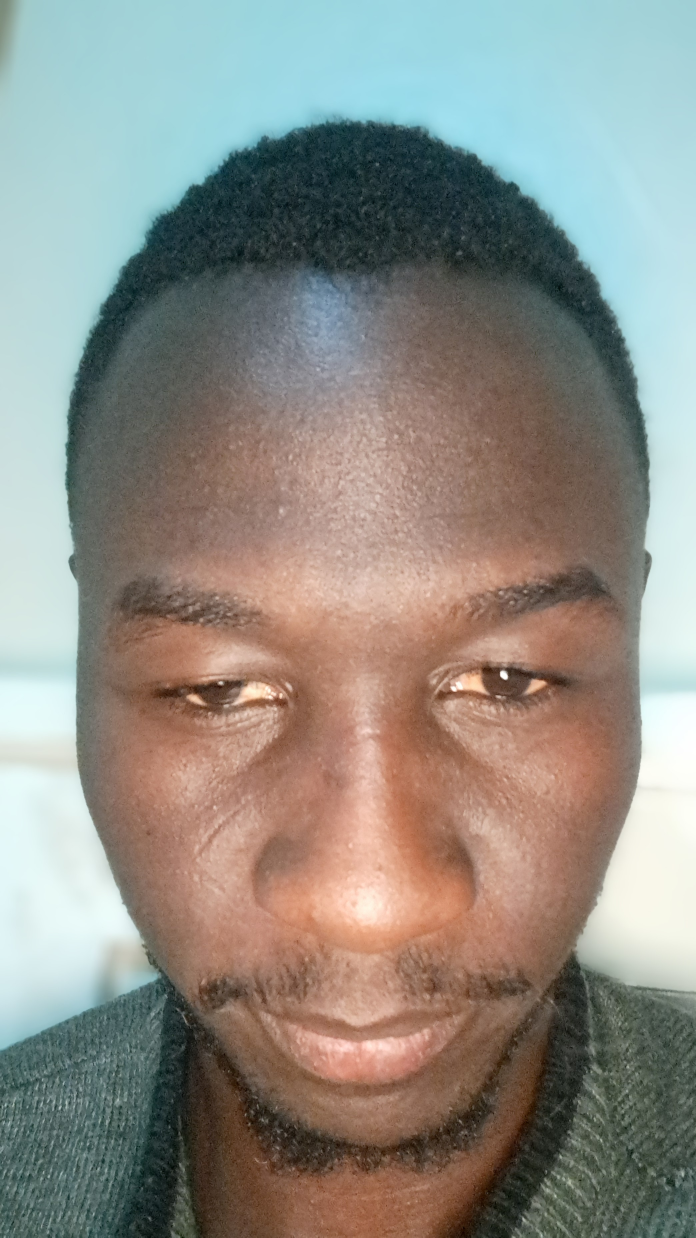
#> input picture Selfie & ID Data - Sample/1/archive_selfies/10_old.jpeg, 2088 x 3712 px (shown at 1/3 size)
$ python -i face_utils.py   (imports and definitions only)
#> lines starting #> are read from the running program, lines starting #| are printed output that depends on the picture
import io
from typing import Optional, Tuple

import cv2
import numpy as np
from PIL import Image

TARGET_SIZE = (128, 128)
HAAR_FRONTAL = cv2.data.haarcascades + "haarcascade_frontalface_default.xml"
HAAR_PROFILE = cv2.data.haarcascades + "haarcascade_profileface.xml"
HAAR_EYE = cv2.data.haarcascades + "haarcascade_eye.xml"


def load_image_from_bytes(image_bytes: bytes) -> np.ndarray:
    pil_img = Image.open(io.BytesIO(image_bytes)).convert("RGB")
    return cv2.cvtColor(np.array(pil_img), cv2.COLOR_RGB2GRAY)


def load_image_from_pil(pil_image: Image.Image) -> np.ndarray:
    return cv2.cvtColor(np.array(pil_image.convert("RGB")), cv2.COLOR_RGB2GRAY)


def detect_face(gray_image: np.ndarray) -> Optional[Tuple[int, int, int, int]]:
    for cascade_path in [HAAR_FRONTAL, HAAR_PROFILE]:
        cascade = cv2.CascadeClassifier(cascade_path)
        faces = cascade.detectMultiScale(
            gray_image, scaleFactor=1.1, minNeighbors=5, minSize=(30, 30)
        )
        if len(faces) > 0:
            return tuple(sorted(faces, key=lambda f: f[2] * f[3], reverse=True)[0])
    return None


# [23 lines left out: function detect_eyes_and_angle, not called in this run]


def crop_face(
    gray_image: np.ndarray, bbox: Tuple[int, int, int, int], padding: float = -0.08
) -> np.ndarray:
    x, y, w, h = bbox
    H, W = gray_image.shape
    # padding negatif itu maksudnya kita memotong ke dalam (inner crop)
    # Ini disebut "Inner-Face Cropping" untuk membuang background dan rambut, jadi yang nampak hanyalah alis mata, mata, hidung, dan mulut
    x1 = max(0, x - int(w * padding))
    y1 = max(0, y - int(h * padding))
    x2 = min(W, x + w + int(w * padding))
    y2 = min(H, y + h + int(h * padding))
    return gray_image[y1:y2, x1:x2]


def apply_gaussian_blur(image: np.ndarray, kernel_size: int = 3) -> np.ndarray:
    return cv2.GaussianBlur(image, (kernel_size, kernel_size), 0)


# [8 lines left out: function apply_elliptical_mask, not called in this run]


def preprocess_face(
    gray_image: np.ndarray,
    detect: bool = True,
    target_size: Tuple[int, int] = TARGET_SIZE,
    blur: bool = False,
    force_angle: Optional[float] = None,
    pre_bbox: Optional[Tuple[int, int, int, int]] = None,
) -> Tuple[np.ndarray, dict]:
    info = {
        "face_detected": False,
        "bbox": None,
        "eye_aligned": False,
        "angle_used": 0.0,
        "steps": {"original_gray": gray_image.copy()},
    }
    face_crop = gray_image

    if detect:
        bbox = pre_bbox if pre_bbox is not None else detect_face(gray_image)
        if bbox is not None:
            info["face_detected"] = True
            info["bbox"] = bbox
            face_crop = crop_face(gray_image, bbox)
            info["steps"]["crop"] = face_crop.copy()

    angle_to_use = force_angle if force_angle is not None else 0.0
    info["angle_used"] = angle_to_use

    if angle_to_use != 0.0:
        h, w = face_crop.shape[:2]
        center = (w // 2, h // 2)
        M = cv2.getRotationMatrix2D(center, angle_to_use, 1.0)
        face_crop = cv2.warpAffine(
            face_crop,
            M,
            (w, h),
            flags=cv2.INTER_LINEAR,
            borderMode=cv2.BORDER_REPLICATE,
        )
    info["steps"]["aligned"] = face_crop.copy()

    clahe = cv2.createCLAHE(clipLimit=1.5, tileGridSize=(16, 16))
    face_crop = clahe.apply(face_crop)
    info["steps"]["equalized"] = face_crop.copy()

    if blur:
        face_crop = apply_gaussian_blur(face_crop)

    resized = cv2.resize(face_crop, target_size, interpolation=cv2.INTER_AREA)
    info["steps"]["final"] = resized.copy()

    normalized = resized.astype(np.float64) / 255.0
    return normalized, info


# [11 lines left out: function draw_face_box, not called in this run]

>>> import cv2
>>> picture = cv2.imread('../../Selfie & ID Data - Sample/1/archive_selfies/10_old.jpeg', cv2.IMREAD_GRAYSCALE)
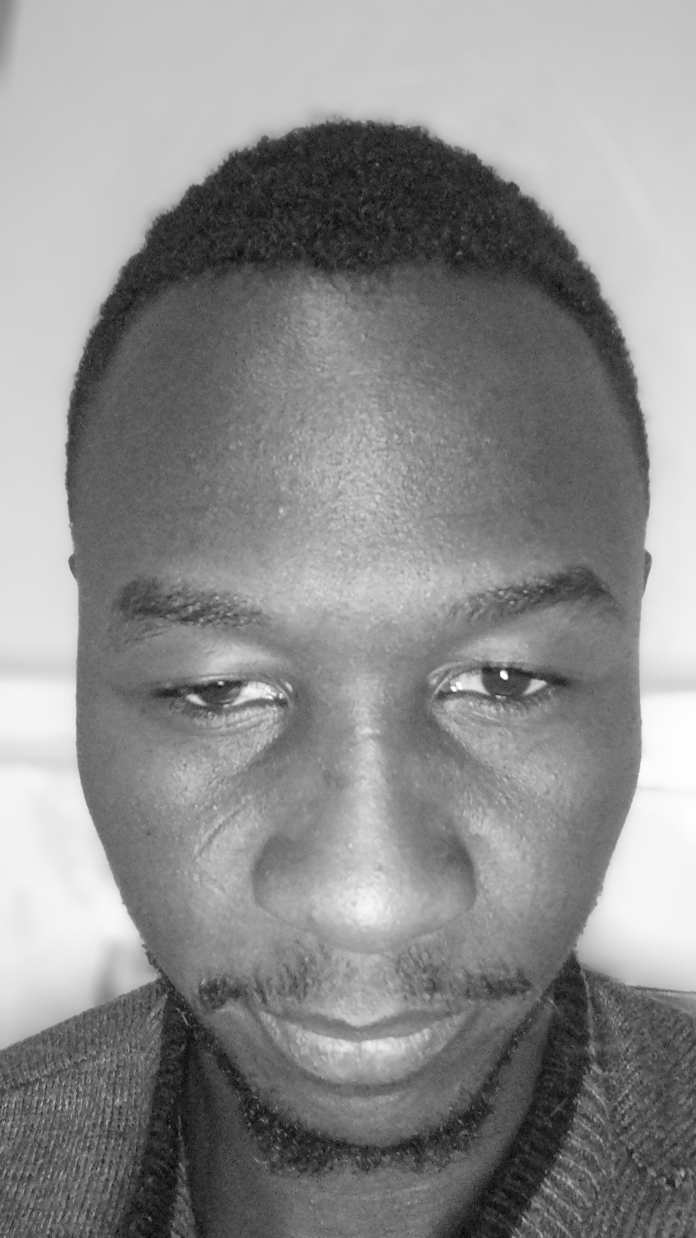
#> picture: shape (3712, 2088) (shown at 1/3 size); min 0, max 255, mean 140.6
>>> result = preprocess_face(picture)
#> in preprocess_face, `bbox = pre_bbox if pre_bbox is not None else detect_face(gray_image)`: bbox = (1232, 1524, 767, 767)
#> in crop_face, `x, y, w, h = bbox`: x = 1232; y = 1524; w = 767
#> in crop_face, `x1 = max(0, x - int(w * padding))`: x1 = 1293
#> in crop_face, `y1 = max(0, y - int(h * padding))`: y1 = 1585
#> in crop_face, `x2 = min(W, x + w + int(w * padding))`: x2 = 1938
#> in crop_face, `y2 = min(H, y + h + int(h * padding))`: y2 = 2230
#> in crop_face, `return gray_image[y1:y2, x1:x2]`:
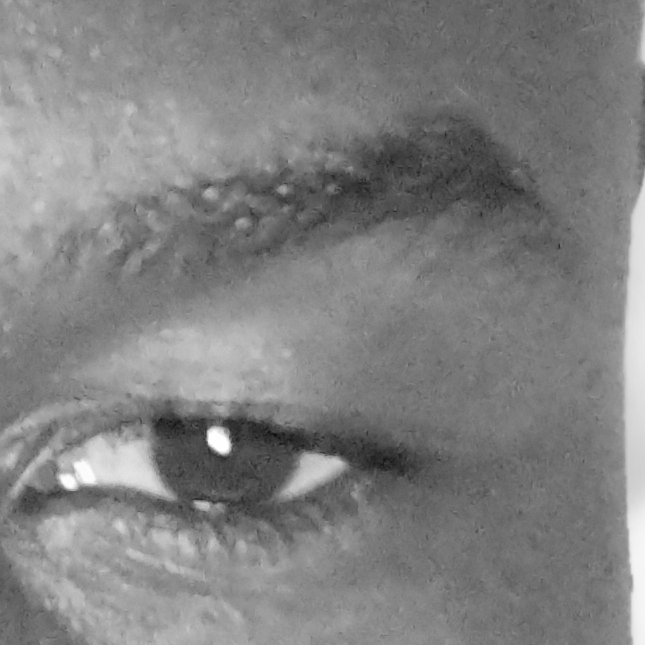
#> returned value: shape (645, 645); min 9, max 255, mean 128.6
#> in preprocess_face, `face_crop = clahe.apply(face_crop)`:
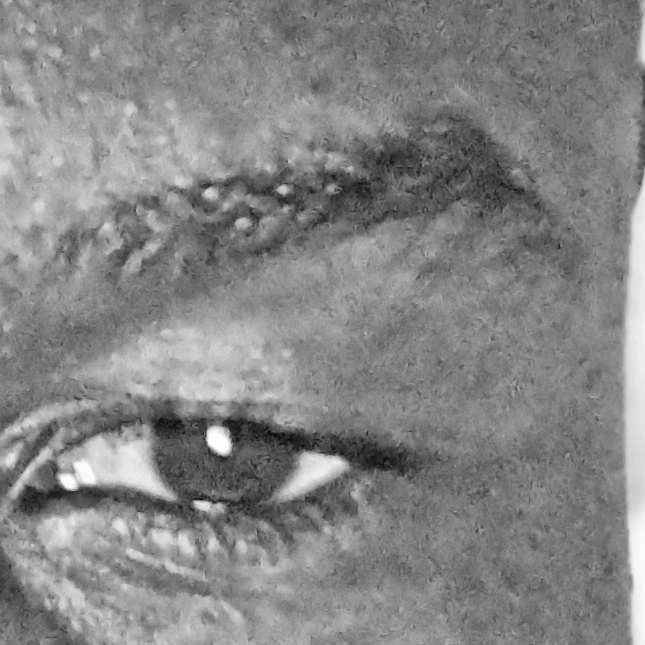
#> face_crop: shape (645, 645); min 5, max 255, mean 132.7
#> in preprocess_face, `resized = cv2.resize(face_crop, target_size, interpolation=cv2.INTER_A..`:
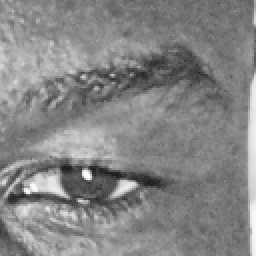
#> resized: shape (128, 128) (shown 2 times larger); min 25, max 254, mean 132.7

$ run again, on Selfie & ID Data - Sample/1/archive_selfies/6_old.jpeg
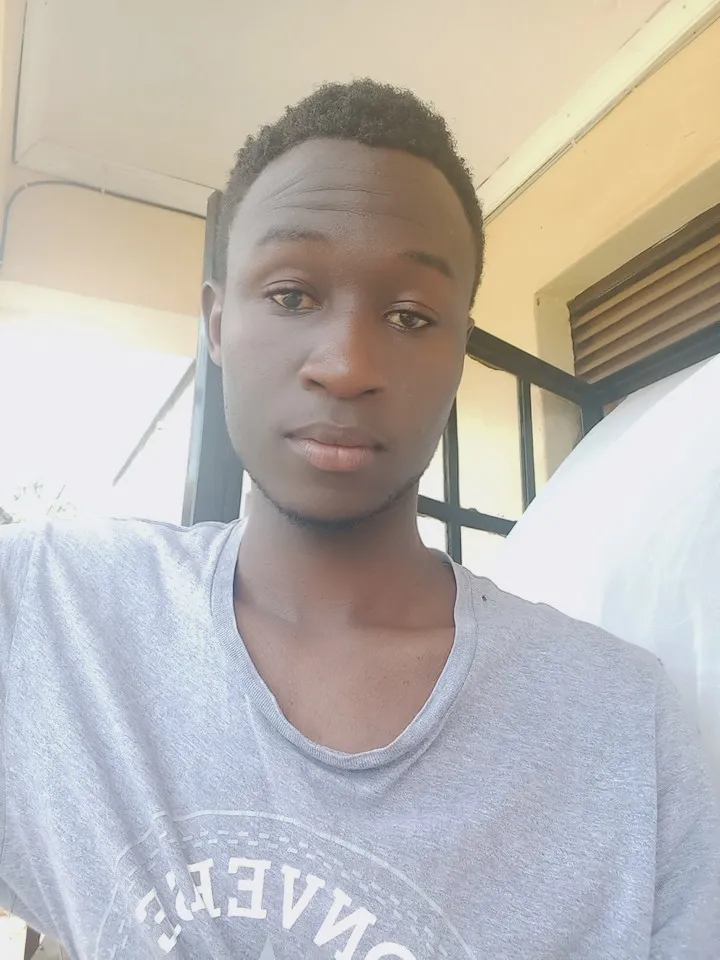
#> input picture Selfie & ID Data - Sample/1/archive_selfies/6_old.jpeg, 720 x 960 px
#> `picture = cv2.imread('../../Selfie & ID Data - Sample/1/archive_selfie..`:
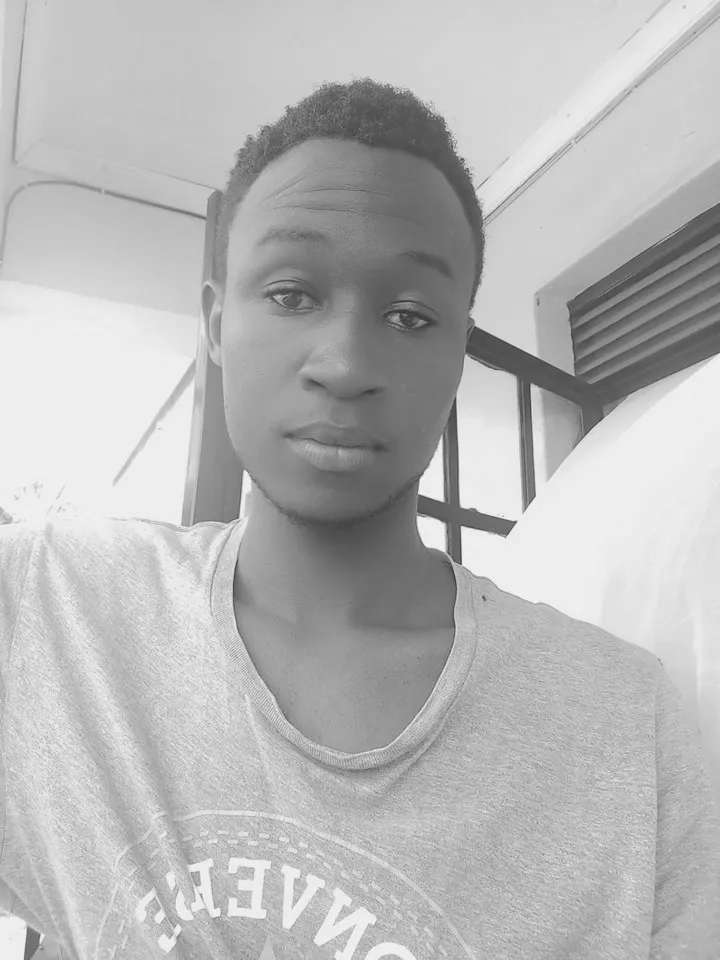
#> picture: shape (960, 720); min 49, max 253, mean 183.8
#> the loop in detect_face, `for cascade_path in [HAAR_FRONTAL, HAAR_PROFILE]:` made 1 pass
#> faces on pass 1: [[192, 192, 304, 304]]
#> bbox = (192, 192, 304, 304)
#> x = 192; w = 304
#> x1 = 216
#> x2 = 472
#> in preprocess_face, `face_crop = clahe.apply(face_crop)`:
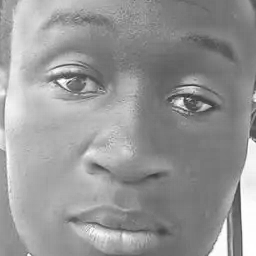
#> face_crop: shape (256, 256); min 50, max 255, mean 150.4

$ run again, on Selfie & ID Data - Sample/1/archive_selfies/7_old.jpeg
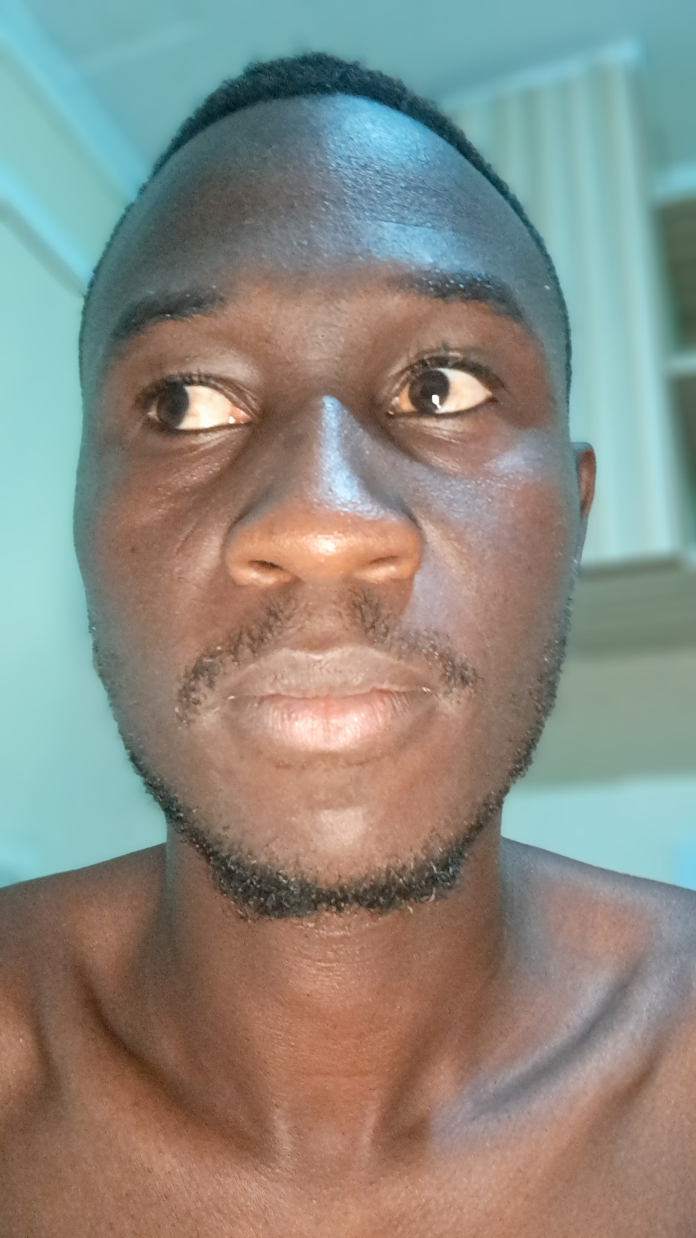
#> input picture Selfie & ID Data - Sample/1/archive_selfies/7_old.jpeg, 2088 x 3712 px (shown at 1/3 size)
#> in preprocess_face, `face_crop = clahe.apply(face_crop)`:
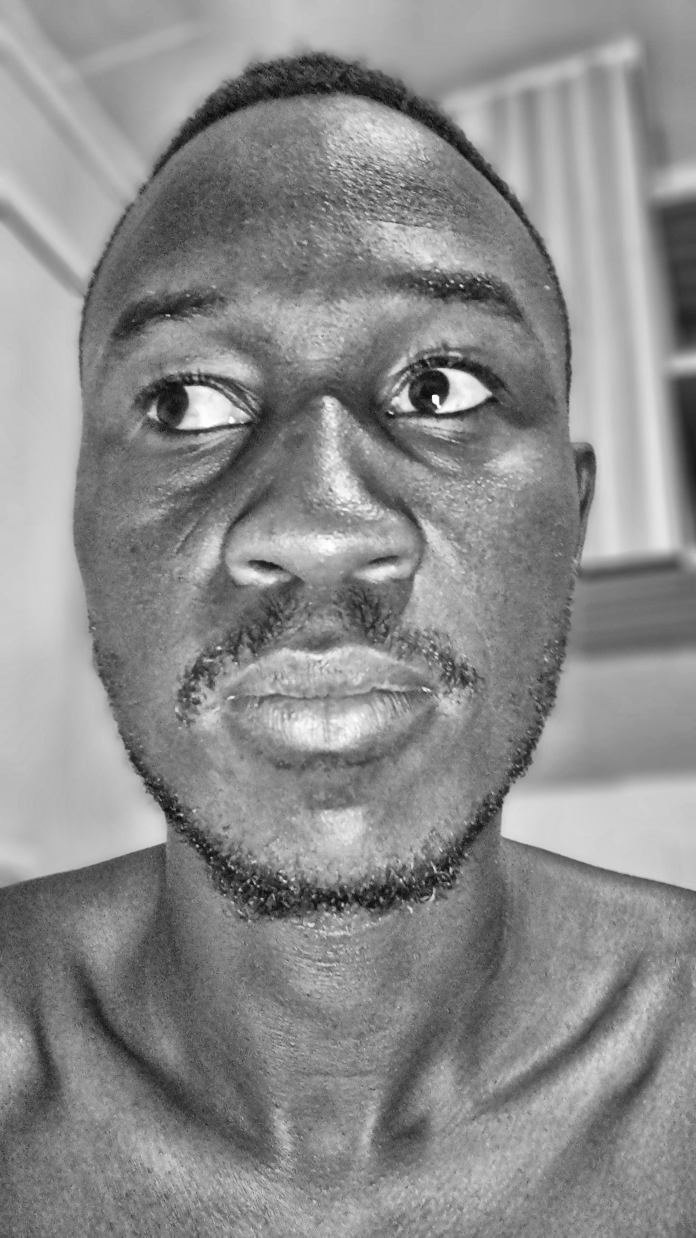
#> face_crop: shape (3712, 2088) (shown at 1/3 size); min 1, max 255, mean 139.5
#> in preprocess_face, `resized = cv2.resize(face_crop, target_size, interpolation=cv2.INTER_A..`:
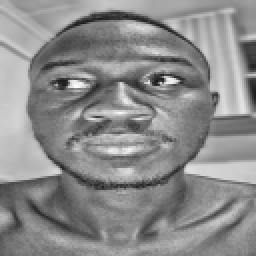
#> resized: shape (128, 128) (shown 2 times larger); min 22, max 252, mean 139.5

$ run again, on Selfie & ID Data - Sample/1/archive_selfies/3_recent.jpeg
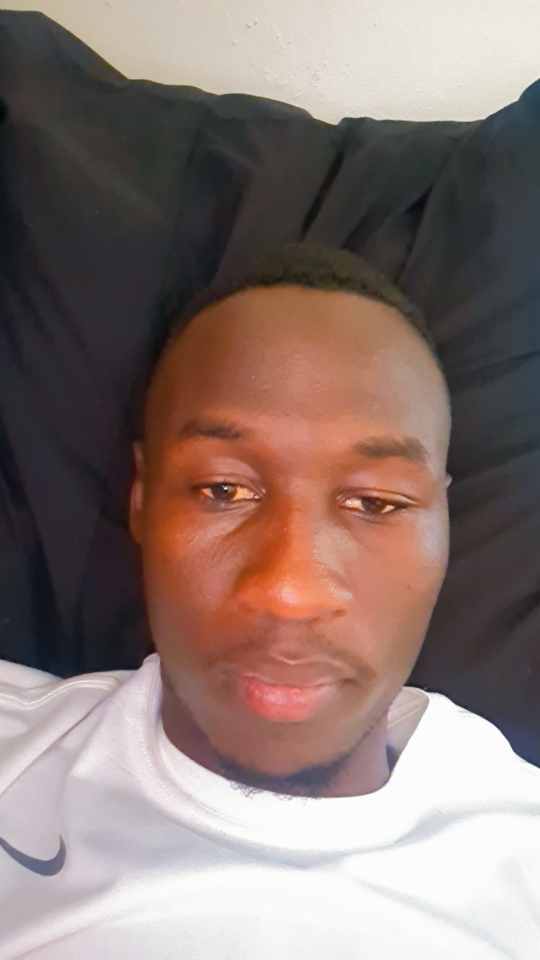
#> input picture Selfie & ID Data - Sample/1/archive_selfies/3_recent.jpeg, 1080 x 1920 px (shown at 1/2 size)
#> `picture = cv2.imread('../../Selfie & ID Data - Sample/1/archive_selfie..`:
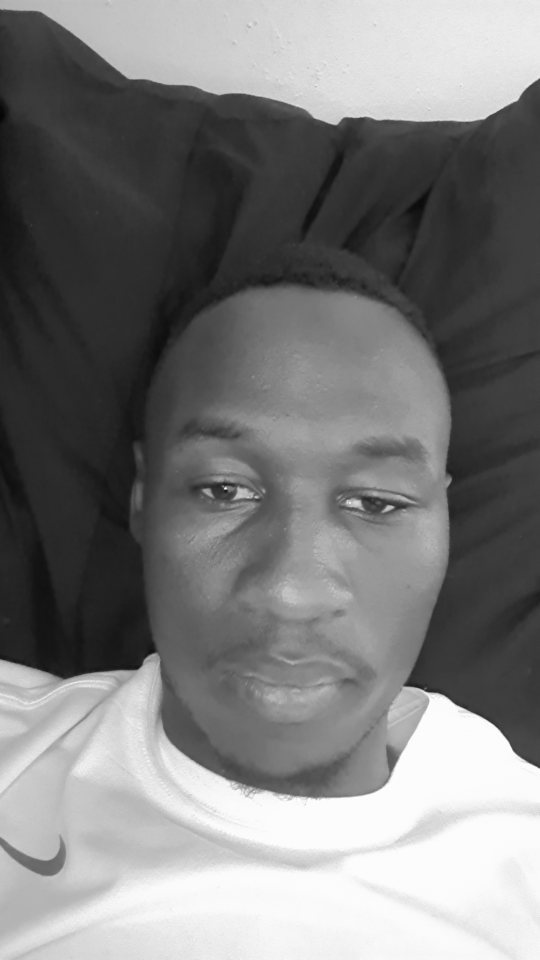
#> picture: shape (1920, 1080) (shown at 1/2 size); min 4, max 253, mean 123.9
#> the loop in detect_face, `for cascade_path in [HAAR_FRONTAL, HAAR_PROFILE]:` made 1 pass
#> faces on pass 1: [[199, 671, 789, 789]]
#> bbox = (199, 671, 789, 789)
#> x = 199; y = 671; w = 789
#> x1 = 262
#> y1 = 734
#> x2 = 925
#> y2 = 1397
#> in preprocess_face, `face_crop = clahe.apply(face_crop)`:
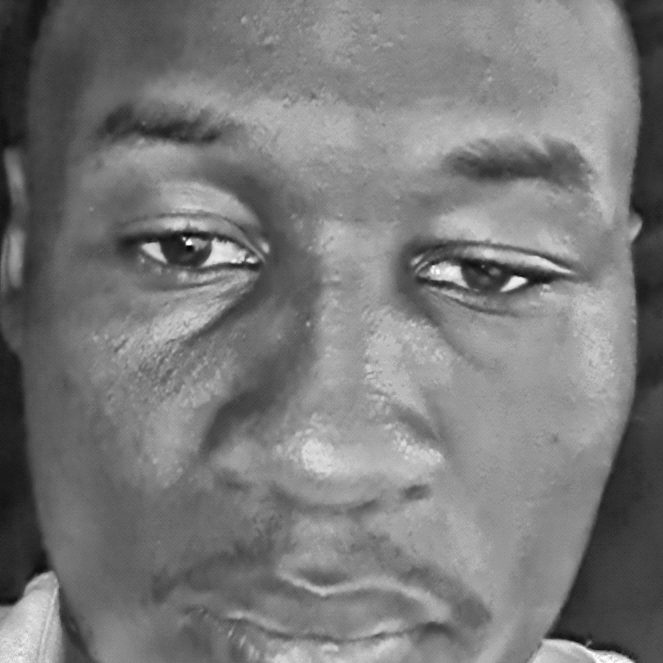
#> face_crop: shape (663, 663); min 8, max 254, mean 121.5
